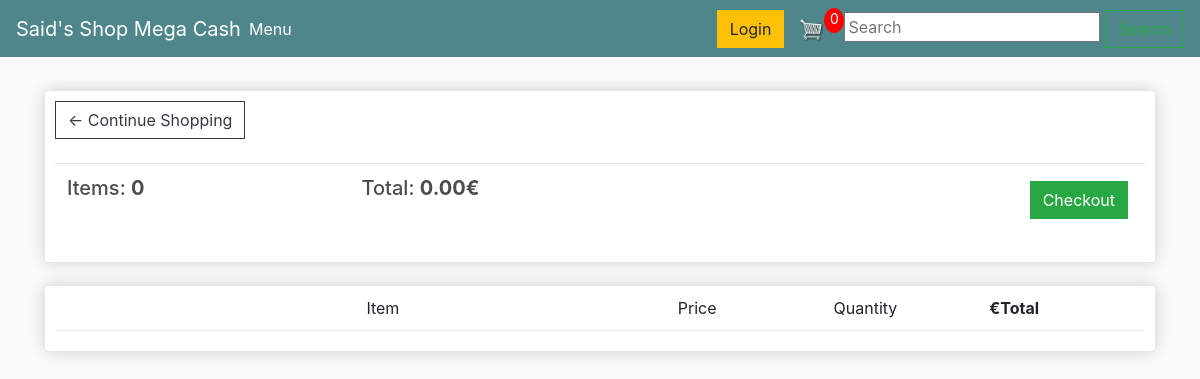
Page /cart/ (signed in) on the earlier database version.
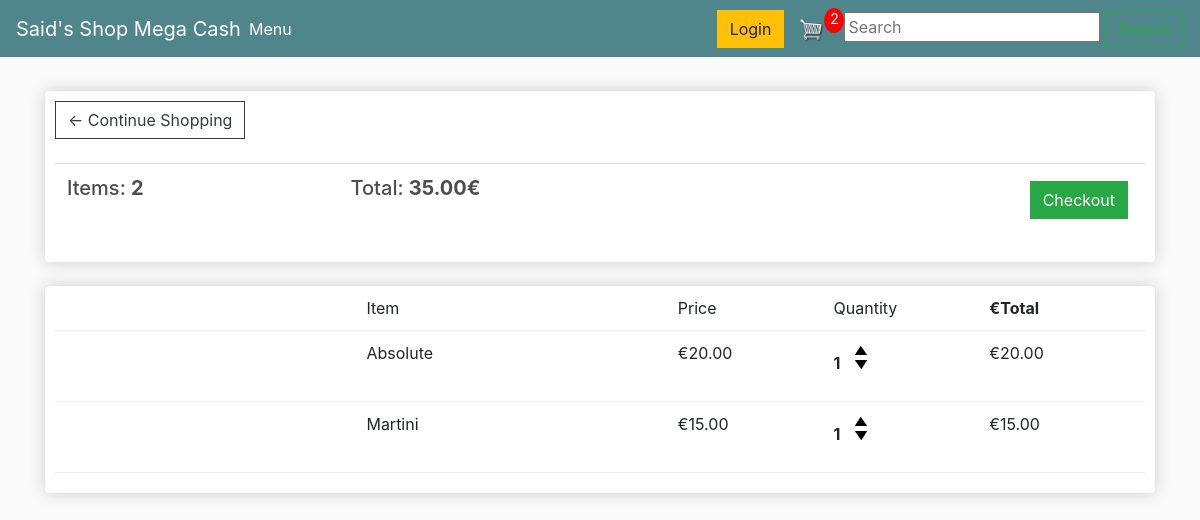
Same page on the later database version.
### store/models.py (models this page shows, shortened)
class Order(models.Model):
	customer = models.ForeignKey(Customer, on_delete=models.SET_NULL, null=True, blank=True)
	date_orderd = models.DateTimeField(auto_now_add=True)
	complete = models.BooleanField(default=False, blank=True, null=True)
	transaction_id = models.CharField(max_length=100, null=True)
	@property
	def get_cart_total(self):
		orderitems = self.orderitem_set.all()
		total = sum([item.get_total for item in orderitems])
		return total
	@property
	def get_cart_items(self):
		orderitems = self.orderitem_set.all()
		total = sum([item.quantity for item in orderitems])
		return total

class OrderItem(models.Model):
	product = models.ForeignKey(Product, on_delete=models.SET_NULL, null=True, blank=True)
	order = models.ForeignKey(Order, on_delete=models.SET_NULL, null=True,blank=True)
	quantity = models.IntegerField(default=0, null=True, blank=True)
	date_added = models.DateTimeField(auto_now_add=True)
	@property
	def get_total(self):
		total = self.product.price * self.quantity
		return total

class Product(models.Model):
	name = models.CharField(max_length=150, null=True)
	price = models.DecimalField(max_digits=5, decimal_places=2)
	digital = models.BooleanField(default=False,null=True, blank=True)
	images = models.ImageField(null=True, blank=True)
	category = models.ForeignKey(Category, on_delete=models.CASCADE,null=True, blank=True)
	@property
	def imageURL(self):
		try:
			url = self.image.url
		except:
			url = ''
		return url

### store/views.py (the view)
# urls.py: path('cart/', views.cart, name="cart"),
def cart(request):
    data = cartData(request)
    cartItems = data['cartItems']
    order = data['order']
    items = data['items']
    context = {'items': items, 'order': order, 'cartItems': cartItems}
    return render(request, 'store/cart.html', context)

### store/utils.py (called while the page is built)
def cartData(request):
    if request.user.is_authenticated:
        customer = request.user.customer
        order, created = Order.objects.get_or_create(customer=customer, complete=False)
        items = order.orderitem_set.all()
        cartItems = order.get_cart_items
    else:
        cookieData = cookieCart(request)
        cartItems = cookieData['cartItems']
        order = cookieData['order']
        items = cookieData['items']
    return {'cartItems':cartItems ,'order':order, 'items':items}

### store/templates/store/cart.html (shortened to what this page needs)
{% extends 'store/main.html' %}
{% load static %}
{% block content %}
    <div class="row">
        <div class="col-lg-12">
            <div class="box-element">
                <a  class="btn btn-outline-dark" href="{% url 'menu' %}">&#x2190; Continue Shopping</a>
                <br>
                <br>
                <table class="table">
                    <tr>
                        <th><h5>Items: <strong>{{order.get_cart_items}}</strong></h5></th>
                        <th><h5>Total: <strong>{{order.get_cart_total|floatformat:2}}€</strong></h5></th>
                        <th>
                            <a  style="float:right; margin:5px;" class="btn btn-success" href="{% url 'checkout' %}">
                                Checkout
                            </a>
                        </th>
                    </tr>
                </table>
            </div>
            <br>
            <div class="box-element">
                <div class="cart-row">
                    <div style="flex:2"></div>
                    <div style="flex:2">Item</div>
                    <div style="flex:1">Price</div>
                    <div style="flex:1">Quantity</div>
                    <div style="flex:1"><strong>€Total</strong></div>
                </div>
                {% for item in items %}
                <div class="cart-row">
                    <div style="flex:2">
                    </div>
                    <div style="flex:2">{{item.product.name}}</div>
                    <div style="flex:1">€{{item.product.price|floatformat:2}}</div>
                    <div style="flex:1">
                        <p class="quantity">{{item.quantity}}</p>
                        <div class="quantity">
				            <img data-product="{{item.product.id}}" data-action="add" class="chg-quantity update-cart" src="{% static  'images/arrow-up.png' %}">
				            <img data-product="{{item.product.id}}" data-action="remove" class="chg-quantity update-cart" src="{% static  'images/arrow-down.png' %}">
			            </div>
		            </div>
                    <div style="flex:1">€{{item.get_total}}<strong></strong></div>
                </div>
                {% endfor %}
            </div>
        </div>
    </div>
{% endblock content %}

Differences in the rows shown:
computed for Order: get_cart_items "0" → "2"; get_cart_total "0.00" → "35.00"
added OrderItem: product.name "Absolute", product.price "20.00", quantity "1", get_total "20.00"
added OrderItem: product.name "Martini", product.price "15.00", quantity "1", get_total "15.00"
Other differences:
{{ cartItems }}: "0" → "2"
